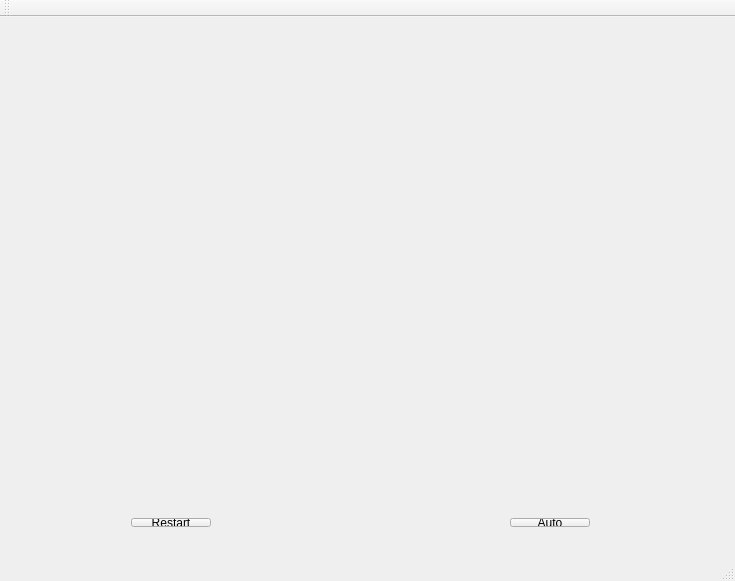
<?xml version="1.0" encoding="UTF-8"?>
<ui version="4.0">
 <class>MainWindow</class>
 <widget class="QMainWindow" name="MainWindow">
  <property name="geometry">
   <rect>
    <x>0</x>
    <y>0</y>
    <width>735</width>
    <height>581</height>
   </rect>
  </property>
  <property name="windowTitle">
   <string>MainWindow</string>
  </property>
  <widget class="QWidget" name="centralWidget">
   <widget class="QWidget" name="gridLayoutWidget">
    <property name="geometry">
     <rect>
      <x>80</x>
      <y>0</y>
      <width>571</width>
      <height>471</height>
     </rect>
    </property>
    <layout class="QGridLayout" name="playground"/>
   </widget>
   <widget class="QWidget" name="">
    <property name="geometry">
     <rect>
      <x>120</x>
      <y>490</y>
      <width>481</width>
      <height>31</height>
     </rect>
    </property>
    <layout class="QHBoxLayout" name="horizontalLayout">
     <item>
      <widget class="QPushButton" name="btnRestart">
       <property name="text">
        <string>&amp;Restart</string>
       </property>
      </widget>
     </item>
     <item>
      <spacer name="horizontalSpacer">
       <property name="orientation">
        <enum>Qt::Horizontal</enum>
       </property>
       <property name="sizeHint" stdset="0">
        <size>
         <width>40</width>
         <height>20</height>
        </size>
       </property>
      </spacer>
     </item>
     <item>
      <widget class="QPushButton" name="btnAutoManual">
       <property name="text">
        <string>Auto</string>
       </property>
      </widget>
     </item>
    </layout>
   </widget>
  </widget>
  <widget class="QMenuBar" name="menuBar">
   <property name="geometry">
    <rect>
     <x>0</x>
     <y>0</y>
     <width>735</width>
     <height>23</height>
    </rect>
   </property>
  </widget>
  <widget class="QToolBar" name="mainToolBar">
   <attribute name="toolBarArea">
    <enum>TopToolBarArea</enum>
   </attribute>
   <attribute name="toolBarBreak">
    <bool>false</bool>
   </attribute>
  </widget>
  <widget class="QStatusBar" name="statusBar"/>
 </widget>
 <layoutdefault spacing="6" margin="11"/>
 <resources/>
 <connections/>
</ui>
